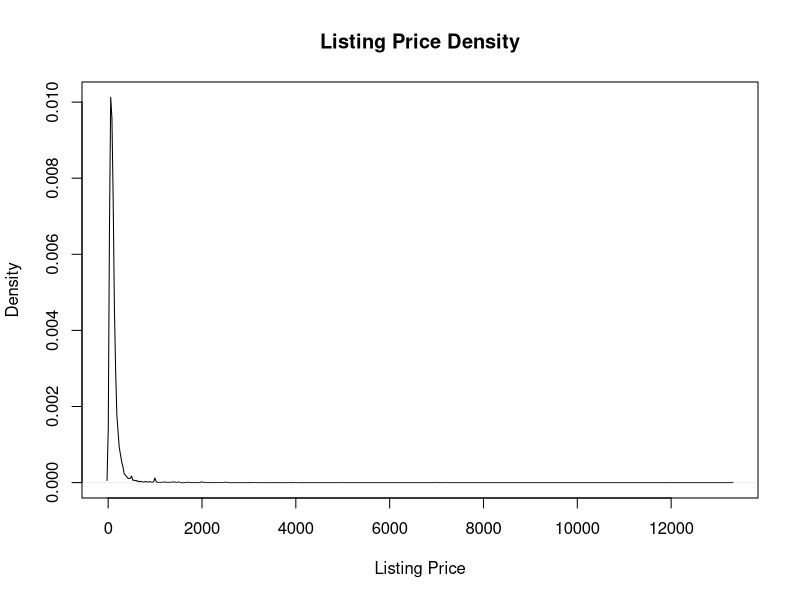

Recreate this plot in R.
## ---- chunk 1
# import libraries
## ---- chunk 2
# import data
listings <- read.csv("listings.csv")
## ---- chunk 3
# data head
head(listings)
## ---- chunk 4
# summary statistics
summary(listings$price)
## ---- chunk 5
# plot listing price density
plot(density(listings$price),
     main = "Listing Price Density",
     xlab = "Listing Price",
     ylab = "Density")
## ---- chunk 6
# 90, 99, 99.9 percentiles
quantile(listings$price, c(.9, .99, .999)) 
## ---- chunk 7

